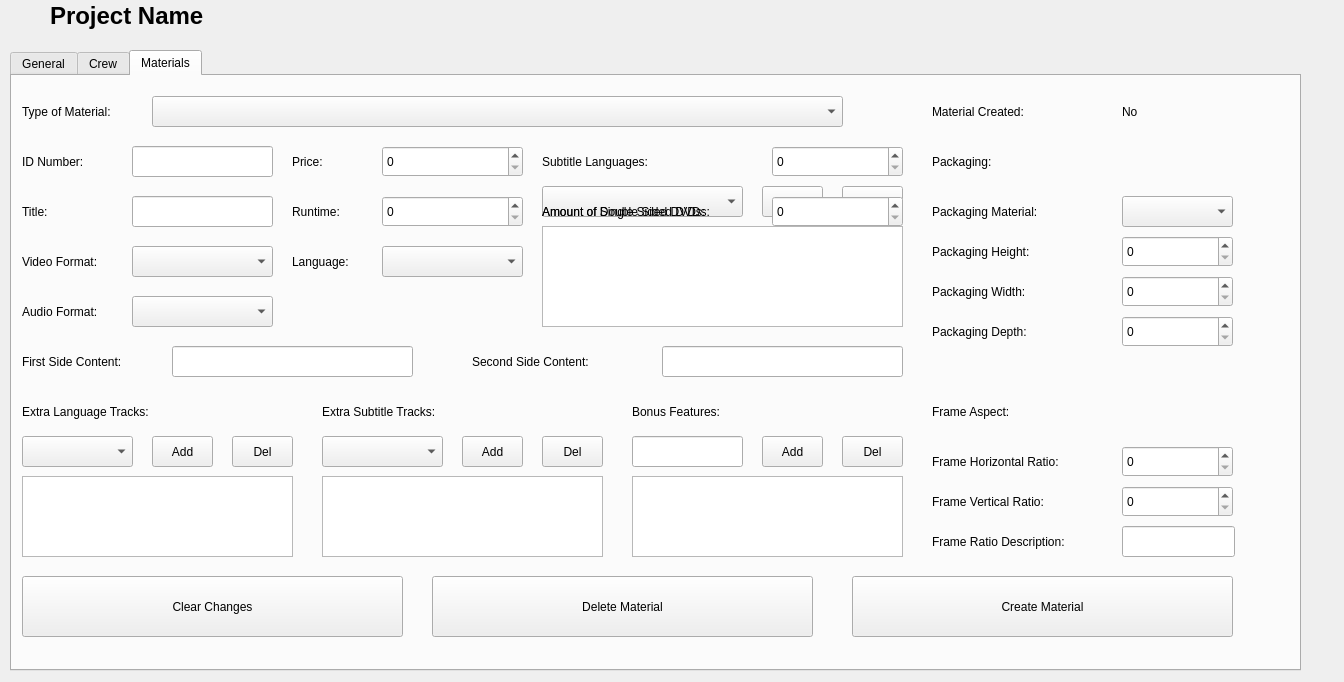
<?xml version="1.0" encoding="UTF-8"?>
<ui version="4.0">
 <class>ProjectDetails</class>
 <widget class="QDialog" name="ProjectDetails">
  <property name="geometry">
   <rect>
    <x>0</x>
    <y>0</y>
    <width>1344</width>
    <height>682</height>
   </rect>
  </property>
  <property name="windowTitle">
   <string>Dialog</string>
  </property>
  <widget class="QTabWidget" name="tabWidget">
   <property name="geometry">
    <rect>
     <x>10</x>
     <y>50</y>
     <width>1291</width>
     <height>621</height>
    </rect>
   </property>
   <property name="currentIndex">
    <number>2</number>
   </property>
   <widget class="QWidget" name="tbGeneral">
    <attribute name="title">
     <string>General</string>
    </attribute>
    <widget class="QPushButton" name="cmdLocationDel">
     <property name="geometry">
      <rect>
       <x>360</x>
       <y>260</y>
       <width>71</width>
       <height>31</height>
      </rect>
     </property>
     <property name="text">
      <string>Delete</string>
     </property>
    </widget>
    <widget class="QPushButton" name="cmdLocationAdd">
     <property name="geometry">
      <rect>
       <x>280</x>
       <y>260</y>
       <width>71</width>
       <height>31</height>
      </rect>
     </property>
     <property name="text">
      <string>Add</string>
     </property>
    </widget>
    <widget class="QListWidget" name="lstLocations">
     <property name="geometry">
      <rect>
       <x>10</x>
       <y>310</y>
       <width>421</width>
       <height>101</height>
      </rect>
     </property>
    </widget>
    <widget class="QComboBox" name="cbGenre">
     <property name="geometry">
      <rect>
       <x>550</x>
       <y>60</y>
       <width>331</width>
       <height>31</height>
      </rect>
     </property>
    </widget>
    <widget class="QSpinBox" name="sbRuntime">
     <property name="geometry">
      <rect>
       <x>100</x>
       <y>180</y>
       <width>331</width>
       <height>31</height>
      </rect>
     </property>
     <property name="maximum">
      <number>1000</number>
     </property>
    </widget>
    <widget class="QComboBox" name="cbLanguage">
     <property name="geometry">
      <rect>
       <x>550</x>
       <y>110</y>
       <width>331</width>
       <height>31</height>
      </rect>
     </property>
     <property name="currentText">
      <string/>
     </property>
    </widget>
    <widget class="QPushButton" name="cmdClearGeneralChanges">
     <property name="geometry">
      <rect>
       <x>10</x>
       <y>440</y>
       <width>421</width>
       <height>61</height>
      </rect>
     </property>
     <property name="text">
      <string>Reset Changes</string>
     </property>
    </widget>
    <widget class="QLineEdit" name="txtLocationAdd">
     <property name="geometry">
      <rect>
       <x>10</x>
       <y>260</y>
       <width>261</width>
       <height>31</height>
      </rect>
     </property>
    </widget>
    <widget class="QLabel" name="lblRuntime">
     <property name="geometry">
      <rect>
       <x>10</x>
       <y>180</y>
       <width>60</width>
       <height>31</height>
      </rect>
     </property>
     <property name="font">
      <font>
       <weight>75</weight>
       <bold>true</bold>
      </font>
     </property>
     <property name="text">
      <string>Runtime:</string>
     </property>
    </widget>
    <widget class="QLabel" name="lblSummary">
     <property name="geometry">
      <rect>
       <x>10</x>
       <y>60</y>
       <width>81</width>
       <height>31</height>
      </rect>
     </property>
     <property name="font">
      <font>
       <weight>75</weight>
       <bold>true</bold>
      </font>
     </property>
     <property name="text">
      <string>Summary:</string>
     </property>
    </widget>
    <widget class="QLabel" name="lblLocations">
     <property name="geometry">
      <rect>
       <x>10</x>
       <y>220</y>
       <width>91</width>
       <height>31</height>
      </rect>
     </property>
     <property name="font">
      <font>
       <weight>75</weight>
       <bold>true</bold>
      </font>
     </property>
     <property name="text">
      <string>Locations:</string>
     </property>
    </widget>
    <widget class="QSpinBox" name="sbSales">
     <property name="geometry">
      <rect>
       <x>550</x>
       <y>170</y>
       <width>331</width>
       <height>31</height>
      </rect>
     </property>
     <property name="maximum">
      <number>999999999</number>
     </property>
     <property name="singleStep">
      <number>100</number>
     </property>
    </widget>
    <widget class="QDateEdit" name="deRelease">
     <property name="geometry">
      <rect>
       <x>100</x>
       <y>130</y>
       <width>331</width>
       <height>31</height>
      </rect>
     </property>
    </widget>
    <widget class="QComboBox" name="cbStatus">
     <property name="geometry">
      <rect>
       <x>550</x>
       <y>10</y>
       <width>331</width>
       <height>31</height>
      </rect>
     </property>
    </widget>
    <widget class="QPushButton" name="cmdApplyGeneralChanges">
     <property name="geometry">
      <rect>
       <x>460</x>
       <y>440</y>
       <width>421</width>
       <height>61</height>
      </rect>
     </property>
     <property name="text">
      <string>Update Project Details</string>
     </property>
    </widget>
    <widget class="QLabel" name="lblGenre">
     <property name="geometry">
      <rect>
       <x>460</x>
       <y>60</y>
       <width>60</width>
       <height>31</height>
      </rect>
     </property>
     <property name="font">
      <font>
       <weight>75</weight>
       <bold>true</bold>
      </font>
     </property>
     <property name="text">
      <string>Genre:</string>
     </property>
    </widget>
    <widget class="QLabel" name="lblStatus">
     <property name="geometry">
      <rect>
       <x>460</x>
       <y>10</y>
       <width>71</width>
       <height>31</height>
      </rect>
     </property>
     <property name="font">
      <font>
       <weight>75</weight>
       <bold>true</bold>
      </font>
     </property>
     <property name="text">
      <string>Status:</string>
     </property>
    </widget>
    <widget class="QLabel" name="lblRelease">
     <property name="geometry">
      <rect>
       <x>10</x>
       <y>130</y>
       <width>91</width>
       <height>31</height>
      </rect>
     </property>
     <property name="font">
      <font>
       <weight>75</weight>
       <bold>true</bold>
      </font>
     </property>
     <property name="text">
      <string>Release:</string>
     </property>
    </widget>
    <widget class="QTextEdit" name="txtSummary">
     <property name="geometry">
      <rect>
       <x>100</x>
       <y>60</y>
       <width>331</width>
       <height>51</height>
      </rect>
     </property>
    </widget>
    <widget class="QLineEdit" name="txtTitleProject">
     <property name="geometry">
      <rect>
       <x>100</x>
       <y>10</y>
       <width>331</width>
       <height>31</height>
      </rect>
     </property>
    </widget>
    <widget class="QLabel" name="lblTitleProjects">
     <property name="geometry">
      <rect>
       <x>10</x>
       <y>10</y>
       <width>51</width>
       <height>31</height>
      </rect>
     </property>
     <property name="font">
      <font>
       <weight>75</weight>
       <bold>true</bold>
      </font>
     </property>
     <property name="text">
      <string>Title:</string>
     </property>
    </widget>
    <widget class="QLabel" name="lblLanguage">
     <property name="geometry">
      <rect>
       <x>460</x>
       <y>110</y>
       <width>81</width>
       <height>31</height>
      </rect>
     </property>
     <property name="font">
      <font>
       <weight>75</weight>
       <bold>true</bold>
      </font>
     </property>
     <property name="text">
      <string>Language:</string>
     </property>
    </widget>
    <widget class="QLabel" name="lblKeywords">
     <property name="geometry">
      <rect>
       <x>460</x>
       <y>220</y>
       <width>91</width>
       <height>31</height>
      </rect>
     </property>
     <property name="font">
      <font>
       <weight>75</weight>
       <bold>true</bold>
      </font>
     </property>
     <property name="text">
      <string>Keywords:</string>
     </property>
    </widget>
    <widget class="QLabel" name="lblSales">
     <property name="geometry">
      <rect>
       <x>460</x>
       <y>170</y>
       <width>81</width>
       <height>31</height>
      </rect>
     </property>
     <property name="font">
      <font>
       <weight>75</weight>
       <bold>true</bold>
      </font>
     </property>
     <property name="text">
      <string>Sales:</string>
     </property>
    </widget>
    <widget class="QListWidget" name="lstKeywords">
     <property name="geometry">
      <rect>
       <x>460</x>
       <y>310</y>
       <width>421</width>
       <height>101</height>
      </rect>
     </property>
    </widget>
    <widget class="QLineEdit" name="txtKeywordsAdd">
     <property name="geometry">
      <rect>
       <x>460</x>
       <y>260</y>
       <width>261</width>
       <height>31</height>
      </rect>
     </property>
    </widget>
    <widget class="QPushButton" name="cmdKeywordsDel">
     <property name="geometry">
      <rect>
       <x>810</x>
       <y>260</y>
       <width>71</width>
       <height>31</height>
      </rect>
     </property>
     <property name="text">
      <string>Delete</string>
     </property>
    </widget>
    <widget class="QPushButton" name="cmdKeywordsAdd">
     <property name="geometry">
      <rect>
       <x>730</x>
       <y>260</y>
       <width>71</width>
       <height>31</height>
      </rect>
     </property>
     <property name="text">
      <string>Add</string>
     </property>
    </widget>
   </widget>
   <widget class="QWidget" name="tbCrew">
    <attribute name="title">
     <string>Crew</string>
    </attribute>
    <widget class="QLineEdit" name="txtCrew">
     <property name="geometry">
      <rect>
       <x>300</x>
       <y>20</y>
       <width>691</width>
       <height>31</height>
      </rect>
     </property>
    </widget>
    <widget class="QListWidget" name="lstCrew">
     <property name="geometry">
      <rect>
       <x>20</x>
       <y>210</y>
       <width>1191</width>
       <height>341</height>
      </rect>
     </property>
    </widget>
    <widget class="QPushButton" name="cmdCrewFilter">
     <property name="geometry">
      <rect>
       <x>1010</x>
       <y>20</y>
       <width>201</width>
       <height>31</height>
      </rect>
     </property>
     <property name="text">
      <string>Filter</string>
     </property>
    </widget>
    <widget class="QComboBox" name="cbCrew">
     <property name="geometry">
      <rect>
       <x>20</x>
       <y>20</y>
       <width>261</width>
       <height>31</height>
      </rect>
     </property>
    </widget>
    <widget class="QPushButton" name="cmdCrewDel">
     <property name="geometry">
      <rect>
       <x>770</x>
       <y>160</y>
       <width>441</width>
       <height>31</height>
      </rect>
     </property>
     <property name="text">
      <string>Delete</string>
     </property>
    </widget>
    <widget class="QPushButton" name="cmdCrewAdd">
     <property name="geometry">
      <rect>
       <x>310</x>
       <y>160</y>
       <width>441</width>
       <height>31</height>
      </rect>
     </property>
     <property name="text">
      <string>Add</string>
     </property>
    </widget>
    <widget class="QLabel" name="lblDateOfBirth">
     <property name="geometry">
      <rect>
       <x>310</x>
       <y>70</y>
       <width>101</width>
       <height>31</height>
      </rect>
     </property>
     <property name="text">
      <string>Date of Birth:</string>
     </property>
    </widget>
    <widget class="QLabel" name="lblIDNum">
     <property name="geometry">
      <rect>
       <x>20</x>
       <y>160</y>
       <width>41</width>
       <height>31</height>
      </rect>
     </property>
     <property name="text">
      <string>ID:</string>
     </property>
    </widget>
    <widget class="QLabel" name="lblNameTitle">
     <property name="geometry">
      <rect>
       <x>20</x>
       <y>70</y>
       <width>41</width>
       <height>31</height>
      </rect>
     </property>
     <property name="text">
      <string>Title:</string>
     </property>
    </widget>
    <widget class="QLabel" name="lblExperience">
     <property name="geometry">
      <rect>
       <x>310</x>
       <y>120</y>
       <width>91</width>
       <height>31</height>
      </rect>
     </property>
     <property name="text">
      <string>Experience: </string>
     </property>
    </widget>
    <widget class="QComboBox" name="cbNameTitle">
     <property name="geometry">
      <rect>
       <x>70</x>
       <y>70</y>
       <width>191</width>
       <height>31</height>
      </rect>
     </property>
    </widget>
    <widget class="QLineEdit" name="txtIDNum">
     <property name="geometry">
      <rect>
       <x>70</x>
       <y>160</y>
       <width>191</width>
       <height>31</height>
      </rect>
     </property>
    </widget>
    <widget class="QDateEdit" name="deDofB">
     <property name="geometry">
      <rect>
       <x>420</x>
       <y>70</y>
       <width>191</width>
       <height>31</height>
      </rect>
     </property>
    </widget>
    <widget class="QSpinBox" name="sbExperience">
     <property name="geometry">
      <rect>
       <x>420</x>
       <y>120</y>
       <width>191</width>
       <height>31</height>
      </rect>
     </property>
    </widget>
    <widget class="QLineEdit" name="txtName">
     <property name="geometry">
      <rect>
       <x>70</x>
       <y>110</y>
       <width>191</width>
       <height>31</height>
      </rect>
     </property>
    </widget>
    <widget class="QLabel" name="lblName">
     <property name="geometry">
      <rect>
       <x>20</x>
       <y>110</y>
       <width>60</width>
       <height>31</height>
      </rect>
     </property>
     <property name="text">
      <string>Name:</string>
     </property>
    </widget>
    <widget class="QListWidget" name="lstCrewLocations">
     <property name="geometry">
      <rect>
       <x>760</x>
       <y>70</y>
       <width>451</width>
       <height>71</height>
      </rect>
     </property>
    </widget>
    <widget class="QLabel" name="lblCrewLocations">
     <property name="geometry">
      <rect>
       <x>650</x>
       <y>70</y>
       <width>91</width>
       <height>31</height>
      </rect>
     </property>
     <property name="text">
      <string>Locations:</string>
     </property>
    </widget>
   </widget>
   <widget class="QWidget" name="tbMaterials">
    <attribute name="title">
     <string>Materials</string>
    </attribute>
    <widget class="QLabel" name="lblMaterialType">
     <property name="geometry">
      <rect>
       <x>10</x>
       <y>20</y>
       <width>141</width>
       <height>31</height>
      </rect>
     </property>
     <property name="text">
      <string>Type of Material: </string>
     </property>
    </widget>
    <widget class="QComboBox" name="cbMaterialType">
     <property name="geometry">
      <rect>
       <x>140</x>
       <y>20</y>
       <width>691</width>
       <height>31</height>
      </rect>
     </property>
    </widget>
    <widget class="QLabel" name="lblMaterialIDNum">
     <property name="geometry">
      <rect>
       <x>10</x>
       <y>70</y>
       <width>111</width>
       <height>31</height>
      </rect>
     </property>
     <property name="text">
      <string>ID Number:</string>
     </property>
    </widget>
    <widget class="QLabel" name="lblMaterialTitle">
     <property name="geometry">
      <rect>
       <x>10</x>
       <y>120</y>
       <width>111</width>
       <height>31</height>
      </rect>
     </property>
     <property name="text">
      <string>Title:</string>
     </property>
    </widget>
    <widget class="QLabel" name="lblVFormat">
     <property name="geometry">
      <rect>
       <x>10</x>
       <y>170</y>
       <width>111</width>
       <height>31</height>
      </rect>
     </property>
     <property name="text">
      <string>Video Format:</string>
     </property>
    </widget>
    <widget class="QLabel" name="lblAFormat">
     <property name="geometry">
      <rect>
       <x>10</x>
       <y>220</y>
       <width>111</width>
       <height>31</height>
      </rect>
     </property>
     <property name="text">
      <string>Audio Format:</string>
     </property>
    </widget>
    <widget class="QLabel" name="lblMaterialLanguage">
     <property name="geometry">
      <rect>
       <x>280</x>
       <y>170</y>
       <width>111</width>
       <height>31</height>
      </rect>
     </property>
     <property name="text">
      <string>Language:</string>
     </property>
    </widget>
    <widget class="QLabel" name="lblMaterialFrameHorizontal">
     <property name="geometry">
      <rect>
       <x>920</x>
       <y>370</y>
       <width>191</width>
       <height>31</height>
      </rect>
     </property>
     <property name="text">
      <string>Frame Horizontal Ratio:</string>
     </property>
    </widget>
    <widget class="QLabel" name="lblMaterialPackage">
     <property name="geometry">
      <rect>
       <x>920</x>
       <y>70</y>
       <width>111</width>
       <height>31</height>
      </rect>
     </property>
     <property name="text">
      <string>Packaging:</string>
     </property>
    </widget>
    <widget class="QLabel" name="lblMaterialRuntime">
     <property name="geometry">
      <rect>
       <x>280</x>
       <y>120</y>
       <width>111</width>
       <height>31</height>
      </rect>
     </property>
     <property name="text">
      <string>Runtime:</string>
     </property>
    </widget>
    <widget class="QLabel" name="lblMaterialPrice">
     <property name="geometry">
      <rect>
       <x>280</x>
       <y>70</y>
       <width>101</width>
       <height>31</height>
      </rect>
     </property>
     <property name="text">
      <string>Price:</string>
     </property>
    </widget>
    <widget class="QLabel" name="lblMaterialSubLang">
     <property name="geometry">
      <rect>
       <x>530</x>
       <y>70</y>
       <width>131</width>
       <height>31</height>
      </rect>
     </property>
     <property name="text">
      <string>Subtitle Languages:</string>
     </property>
    </widget>
    <widget class="QLineEdit" name="txtMaterialIDNum">
     <property name="enabled">
      <bool>true</bool>
     </property>
     <property name="geometry">
      <rect>
       <x>120</x>
       <y>70</y>
       <width>141</width>
       <height>31</height>
      </rect>
     </property>
     <property name="readOnly">
      <bool>true</bool>
     </property>
    </widget>
    <widget class="QLineEdit" name="txtMaterialTitle">
     <property name="geometry">
      <rect>
       <x>120</x>
       <y>120</y>
       <width>141</width>
       <height>31</height>
      </rect>
     </property>
    </widget>
    <widget class="QComboBox" name="cbVFormat">
     <property name="geometry">
      <rect>
       <x>120</x>
       <y>170</y>
       <width>141</width>
       <height>31</height>
      </rect>
     </property>
    </widget>
    <widget class="QComboBox" name="cbAFormat">
     <property name="geometry">
      <rect>
       <x>120</x>
       <y>220</y>
       <width>141</width>
       <height>31</height>
      </rect>
     </property>
    </widget>
    <widget class="QComboBox" name="cbMaterialLanguage">
     <property name="geometry">
      <rect>
       <x>370</x>
       <y>170</y>
       <width>141</width>
       <height>31</height>
      </rect>
     </property>
    </widget>
    <widget class="QListWidget" name="lstSubLang">
     <property name="geometry">
      <rect>
       <x>530</x>
       <y>150</y>
       <width>361</width>
       <height>101</height>
      </rect>
     </property>
    </widget>
    <widget class="QComboBox" name="cbSubLang">
     <property name="geometry">
      <rect>
       <x>530</x>
       <y>110</y>
       <width>201</width>
       <height>31</height>
      </rect>
     </property>
    </widget>
    <widget class="QPushButton" name="cmdSubLangAdd">
     <property name="geometry">
      <rect>
       <x>750</x>
       <y>110</y>
       <width>61</width>
       <height>31</height>
      </rect>
     </property>
     <property name="text">
      <string>Add</string>
     </property>
    </widget>
    <widget class="QPushButton" name="cmdSubLangDel">
     <property name="geometry">
      <rect>
       <x>830</x>
       <y>110</y>
       <width>61</width>
       <height>31</height>
      </rect>
     </property>
     <property name="text">
      <string>Del</string>
     </property>
    </widget>
    <widget class="QSpinBox" name="sbMaterialPrice">
     <property name="geometry">
      <rect>
       <x>370</x>
       <y>70</y>
       <width>141</width>
       <height>31</height>
      </rect>
     </property>
     <property name="maximum">
      <number>999999999</number>
     </property>
    </widget>
    <widget class="QLabel" name="lblMaterialCreated">
     <property name="geometry">
      <rect>
       <x>920</x>
       <y>20</y>
       <width>141</width>
       <height>31</height>
      </rect>
     </property>
     <property name="text">
      <string>Material Created:</string>
     </property>
    </widget>
    <widget class="QLabel" name="lblMaterialAnswer">
     <property name="geometry">
      <rect>
       <x>1110</x>
       <y>20</y>
       <width>111</width>
       <height>31</height>
      </rect>
     </property>
     <property name="text">
      <string>No</string>
     </property>
    </widget>
    <widget class="QPushButton" name="cmdMaterialClear">
     <property name="geometry">
      <rect>
       <x>10</x>
       <y>500</y>
       <width>381</width>
       <height>61</height>
      </rect>
     </property>
     <property name="text">
      <string>Clear Changes</string>
     </property>
    </widget>
    <widget class="QPushButton" name="cmdMaterialDel">
     <property name="geometry">
      <rect>
       <x>420</x>
       <y>500</y>
       <width>381</width>
       <height>61</height>
      </rect>
     </property>
     <property name="text">
      <string>Delete Material</string>
     </property>
    </widget>
    <widget class="QPushButton" name="cmdMaterialCreate">
     <property name="geometry">
      <rect>
       <x>840</x>
       <y>500</y>
       <width>381</width>
       <height>61</height>
      </rect>
     </property>
     <property name="text">
      <string>Create Material</string>
     </property>
    </widget>
    <widget class="QSpinBox" name="sbMaterialRuntime">
     <property name="geometry">
      <rect>
       <x>370</x>
       <y>120</y>
       <width>141</width>
       <height>31</height>
      </rect>
     </property>
     <property name="maximum">
      <number>1000</number>
     </property>
    </widget>
    <widget class="QPushButton" name="cmdExtraLanguageTracksDel">
     <property name="geometry">
      <rect>
       <x>220</x>
       <y>360</y>
       <width>61</width>
       <height>31</height>
      </rect>
     </property>
     <property name="text">
      <string>Del</string>
     </property>
    </widget>
    <widget class="QListWidget" name="lstExtraLanguageTracks">
     <property name="geometry">
      <rect>
       <x>10</x>
       <y>400</y>
       <width>271</width>
       <height>81</height>
      </rect>
     </property>
    </widget>
    <widget class="QComboBox" name="cbExtraLanguageTracks">
     <property name="geometry">
      <rect>
       <x>10</x>
       <y>360</y>
       <width>111</width>
       <height>31</height>
      </rect>
     </property>
    </widget>
    <widget class="QPushButton" name="cmdExtraLanguageTracksAdd">
     <property name="geometry">
      <rect>
       <x>140</x>
       <y>360</y>
       <width>61</width>
       <height>31</height>
      </rect>
     </property>
     <property name="text">
      <string>Add</string>
     </property>
    </widget>
    <widget class="QComboBox" name="cbExtraSubtitleTracks">
     <property name="geometry">
      <rect>
       <x>310</x>
       <y>360</y>
       <width>121</width>
       <height>31</height>
      </rect>
     </property>
    </widget>
    <widget class="QPushButton" name="cmdExtraSubtitleTracksAdd">
     <property name="geometry">
      <rect>
       <x>450</x>
       <y>360</y>
       <width>61</width>
       <height>31</height>
      </rect>
     </property>
     <property name="text">
      <string>Add</string>
     </property>
    </widget>
    <widget class="QListWidget" name="lstExtraSubtitleTracks">
     <property name="geometry">
      <rect>
       <x>310</x>
       <y>400</y>
       <width>281</width>
       <height>81</height>
      </rect>
     </property>
    </widget>
    <widget class="QPushButton" name="cmdExtraSubtitleTracksDel">
     <property name="geometry">
      <rect>
       <x>530</x>
       <y>360</y>
       <width>61</width>
       <height>31</height>
      </rect>
     </property>
     <property name="text">
      <string>Del</string>
     </property>
    </widget>
    <widget class="QPushButton" name="cmdBonusFeaturesAdd">
     <property name="geometry">
      <rect>
       <x>750</x>
       <y>360</y>
       <width>61</width>
       <height>31</height>
      </rect>
     </property>
     <property name="text">
      <string>Add</string>
     </property>
    </widget>
    <widget class="QListWidget" name="lstBonusFeatures">
     <property name="geometry">
      <rect>
       <x>620</x>
       <y>400</y>
       <width>271</width>
       <height>81</height>
      </rect>
     </property>
    </widget>
    <widget class="QPushButton" name="cmdBonusFeaturesDel">
     <property name="geometry">
      <rect>
       <x>830</x>
       <y>360</y>
       <width>61</width>
       <height>31</height>
      </rect>
     </property>
     <property name="text">
      <string>Del</string>
     </property>
    </widget>
    <widget class="QLabel" name="lblExtraLanguageTracks">
     <property name="geometry">
      <rect>
       <x>10</x>
       <y>320</y>
       <width>171</width>
       <height>31</height>
      </rect>
     </property>
     <property name="text">
      <string>Extra Language Tracks:</string>
     </property>
    </widget>
    <widget class="QLabel" name="lblExtraSubtitleTracks">
     <property name="geometry">
      <rect>
       <x>310</x>
       <y>320</y>
       <width>171</width>
       <height>31</height>
      </rect>
     </property>
     <property name="text">
      <string>Extra Subtitle Tracks:</string>
     </property>
    </widget>
    <widget class="QLabel" name="lblBonusFeatures">
     <property name="geometry">
      <rect>
       <x>620</x>
       <y>320</y>
       <width>171</width>
       <height>31</height>
      </rect>
     </property>
     <property name="text">
      <string>Bonus Features:</string>
     </property>
    </widget>
    <widget class="QLabel" name="lblFirstSideContent">
     <property name="geometry">
      <rect>
       <x>10</x>
       <y>270</y>
       <width>151</width>
       <height>31</height>
      </rect>
     </property>
     <property name="text">
      <string>First Side Content:</string>
     </property>
    </widget>
    <widget class="QLineEdit" name="txtFirstSideContent">
     <property name="geometry">
      <rect>
       <x>160</x>
       <y>270</y>
       <width>241</width>
       <height>31</height>
      </rect>
     </property>
    </widget>
    <widget class="QLabel" name="lblSecondSideContent">
     <property name="geometry">
      <rect>
       <x>460</x>
       <y>270</y>
       <width>181</width>
       <height>31</height>
      </rect>
     </property>
     <property name="text">
      <string>Second Side Content:</string>
     </property>
    </widget>
    <widget class="QLineEdit" name="txtSecondSideContent">
     <property name="geometry">
      <rect>
       <x>650</x>
       <y>270</y>
       <width>241</width>
       <height>31</height>
      </rect>
     </property>
    </widget>
    <widget class="QLineEdit" name="txtBonusFeatures">
     <property name="geometry">
      <rect>
       <x>620</x>
       <y>360</y>
       <width>111</width>
       <height>31</height>
      </rect>
     </property>
    </widget>
    <widget class="QSpinBox" name="sbFrameHorizontal">
     <property name="geometry">
      <rect>
       <x>1110</x>
       <y>370</y>
       <width>111</width>
       <height>31</height>
      </rect>
     </property>
    </widget>
    <widget class="QSpinBox" name="sbFrameVertical">
     <property name="geometry">
      <rect>
       <x>1110</x>
       <y>410</y>
       <width>111</width>
       <height>31</height>
      </rect>
     </property>
    </widget>
    <widget class="QLabel" name="lblMaterialFrameVertical">
     <property name="geometry">
      <rect>
       <x>920</x>
       <y>410</y>
       <width>161</width>
       <height>31</height>
      </rect>
     </property>
     <property name="text">
      <string>Frame Vertical Ratio:</string>
     </property>
    </widget>
    <widget class="QLabel" name="lblMaterialFrameAspect">
     <property name="geometry">
      <rect>
       <x>920</x>
       <y>320</y>
       <width>161</width>
       <height>31</height>
      </rect>
     </property>
     <property name="text">
      <string>Frame Aspect:</string>
     </property>
    </widget>
    <widget class="QLineEdit" name="txtFrameDescription">
     <property name="geometry">
      <rect>
       <x>1110</x>
       <y>450</y>
       <width>113</width>
       <height>31</height>
      </rect>
     </property>
    </widget>
    <widget class="QLabel" name="lblMaterialFrameDescription">
     <property name="geometry">
      <rect>
       <x>920</x>
       <y>450</y>
       <width>181</width>
       <height>31</height>
      </rect>
     </property>
     <property name="text">
      <string>Frame Ratio Description:</string>
     </property>
    </widget>
    <widget class="QLabel" name="lblMaterialPackageMaterial">
     <property name="geometry">
      <rect>
       <x>920</x>
       <y>120</y>
       <width>151</width>
       <height>31</height>
      </rect>
     </property>
     <property name="text">
      <string>Packaging Material:</string>
     </property>
    </widget>
    <widget class="QLabel" name="lblMaterialPackageHeight">
     <property name="geometry">
      <rect>
       <x>920</x>
       <y>160</y>
       <width>151</width>
       <height>31</height>
      </rect>
     </property>
     <property name="text">
      <string>Packaging Height:</string>
     </property>
    </widget>
    <widget class="QLabel" name="lblMaterialPackageDepth">
     <property name="geometry">
      <rect>
       <x>920</x>
       <y>240</y>
       <width>151</width>
       <height>31</height>
      </rect>
     </property>
     <property name="text">
      <string>Packaging Depth:</string>
     </property>
    </widget>
    <widget class="QSpinBox" name="sbPackagingHeight">
     <property name="geometry">
      <rect>
       <x>1110</x>
       <y>160</y>
       <width>111</width>
       <height>31</height>
      </rect>
     </property>
    </widget>
    <widget class="QSpinBox" name="sbPackagingDepth">
     <property name="geometry">
      <rect>
       <x>1110</x>
       <y>240</y>
       <width>111</width>
       <height>31</height>
      </rect>
     </property>
    </widget>
    <widget class="QLabel" name="lblMaterialPackageWidth">
     <property name="geometry">
      <rect>
       <x>920</x>
       <y>200</y>
       <width>151</width>
       <height>31</height>
      </rect>
     </property>
     <property name="text">
      <string>Packaging Width:</string>
     </property>
    </widget>
    <widget class="QSpinBox" name="sbPackagingWidth">
     <property name="geometry">
      <rect>
       <x>1110</x>
       <y>200</y>
       <width>111</width>
       <height>31</height>
      </rect>
     </property>
    </widget>
    <widget class="QComboBox" name="cbPackagingMaterial">
     <property name="geometry">
      <rect>
       <x>1110</x>
       <y>120</y>
       <width>111</width>
       <height>31</height>
      </rect>
     </property>
    </widget>
    <widget class="QSpinBox" name="sbComboSingleDVD">
     <property name="geometry">
      <rect>
       <x>760</x>
       <y>70</y>
       <width>131</width>
       <height>31</height>
      </rect>
     </property>
    </widget>
    <widget class="QLabel" name="lblComboDoubleDVD">
     <property name="geometry">
      <rect>
       <x>530</x>
       <y>120</y>
       <width>261</width>
       <height>31</height>
      </rect>
     </property>
     <property name="text">
      <string>Amount of Double Sided DVDs:</string>
     </property>
    </widget>
    <widget class="QSpinBox" name="sbComboDoubleDVD">
     <property name="geometry">
      <rect>
       <x>760</x>
       <y>120</y>
       <width>131</width>
       <height>31</height>
      </rect>
     </property>
    </widget>
    <widget class="QLabel" name="lblComboSingleDVD">
     <property name="geometry">
      <rect>
       <x>530</x>
       <y>120</y>
       <width>271</width>
       <height>31</height>
      </rect>
     </property>
     <property name="text">
      <string>Amount of Single Sided DVDs:</string>
     </property>
    </widget>
   </widget>
  </widget>
  <widget class="QLabel" name="lblProjectName">
   <property name="geometry">
    <rect>
     <x>50</x>
     <y>0</y>
     <width>271</width>
     <height>31</height>
    </rect>
   </property>
   <property name="font">
    <font>
     <pointsize>18</pointsize>
     <weight>75</weight>
     <bold>true</bold>
    </font>
   </property>
   <property name="text">
    <string>Project Name</string>
   </property>
  </widget>
 </widget>
 <resources/>
 <connections/>
</ui>
